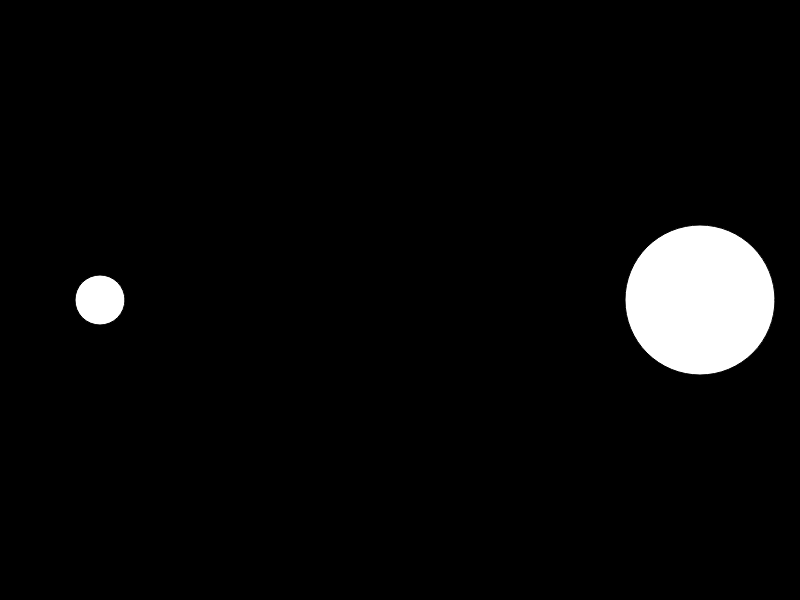
Frame 1 (no input)
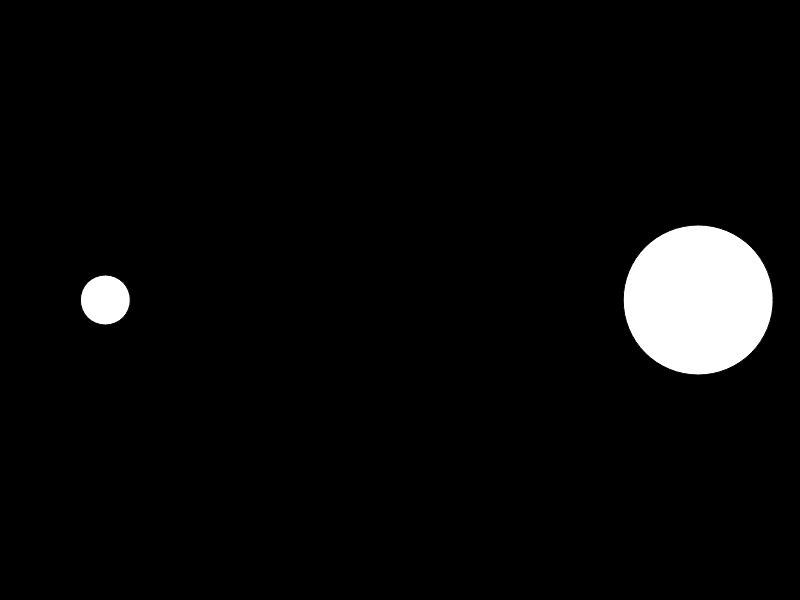
Frame 60 (no input)
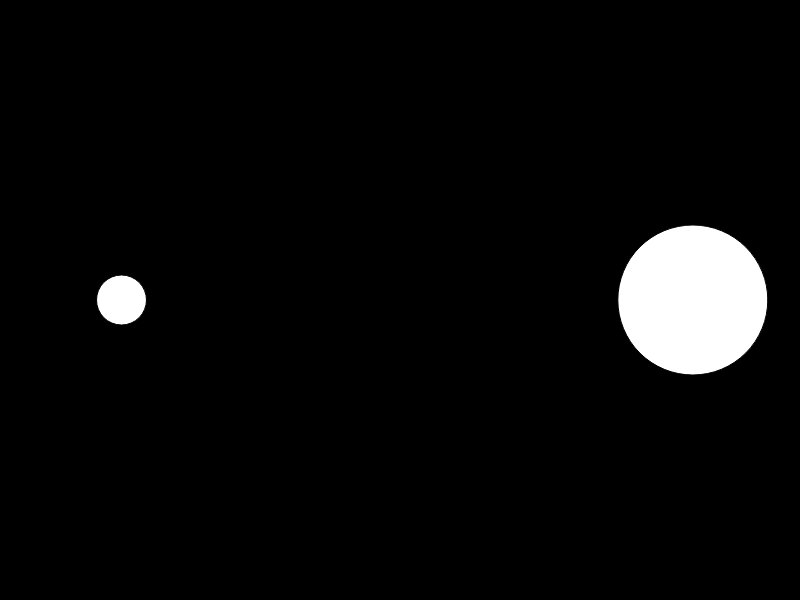
Frame 120 (the mouse pressed at the canvas centre since frame 60)

The p5.js sketch that drew these frames (run headless with seeded random() and noise() and a simulated clock; from frame 60 on, the mouse is pressed at the canvas centre):

// p5.js sketch
// ── sketch.js
"use strict"
var C_GRAVITY = 70;
var p1, p2;

function setup() {
  createCanvas(800,600);
  
  p1 = new Particle(100, height/2, 5);
  //p1.vel.y = 15; //give p1 an initial speed of y; cheap way to rotating effect
  p2 = new Particle(width - 100, height/2, 15);
}

function draw() {
  background(0);
  
  p1.applyAttraction(p2);
  p1.update();
  p1.display();
  
  p2.applyAttraction(p1);
  p2.update();
  p2.display();
}
// ── particle.js
"use strict";

class Particle{
  constructor(x,y,m){
    this.pos = createVector(x,y);
    this.vel = createVector();
    this.acc = createVector();
    
    this.mass = m;
    this.rad = this.mass * 5;
    
    this.clr = color(255);
  }
  
  
  update(){
    this.vel.add(this.acc);
    this.pos.add(this.vel);
    this.acc.mult(0);
  }
  applyAttraction(otherP){
    var distance = this.pos.dist(otherP.pos);
    var magnitude =(C_GRAVITY * this.mass * otherP.mass)/ (distance * distance); //the formula: (G * a.m * b.m) / (distance * distance);
    var force = p5.Vector.sub(otherP.pos, this.pos); //get the attraction force direction and mad. p1-->p2
    force.normalize();
    force.mult(magnitude);
    this.applyForce(force);
  }
  applyForce(force){
    force.div(this.mass);
    this.acc.add(force);
  }
  display(){
    push();
    translate(this.pos.x, this.pos.y);
    ellipse(0,0,this.rad * 2, this.rad * 2);
    pop();
  }
}
